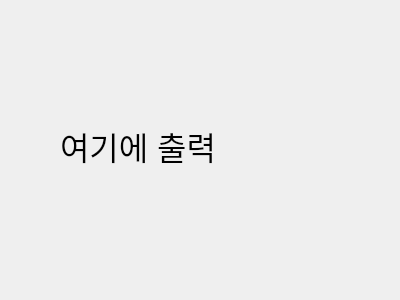
<?xml version="1.0" encoding="UTF-8"?>
<ui version="4.0">
 <class>Dialog</class>
 <widget class="QDialog" name="Dialog">
  <property name="geometry">
   <rect>
    <x>0</x>
    <y>0</y>
    <width>400</width>
    <height>300</height>
   </rect>
  </property>
  <property name="windowTitle">
   <string>Dialog</string>
  </property>
  <widget class="QLabel" name="label">
   <property name="geometry">
    <rect>
     <x>60</x>
     <y>100</y>
     <width>261</width>
     <height>91</height>
    </rect>
   </property>
   <property name="font">
    <font>
     <pointsize>24</pointsize>
     <bold>false</bold>
    </font>
   </property>
   <property name="text">
    <string>여기에 출력</string>
   </property>
  </widget>
 </widget>
 <resources/>
 <connections/>
</ui>
